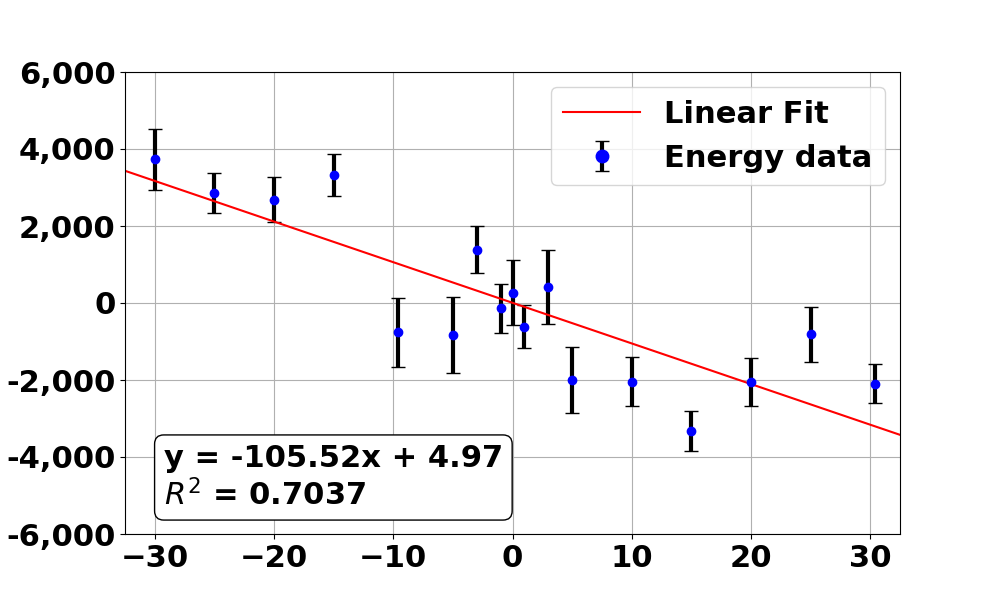

The script that saved this image:
import matplotlib.pyplot as plt
import numpy as np
import matplotlib.font_manager as fm

# Define the transfer percentages (positive: donor to acceptor, negative: acceptor to donor)
percentages = np.array([
    0,                      # Basal
    5, 10, 15, 20, 25, 30.4,    # Donor to acceptor
    -5, -9.6, -15, -20, -25, -30,  # Acceptor to donor
    1, 3,
    -1, -3
])

# Corresponding total_Ave energy values
energies = np.array([
    -1639750.9700000002,           # Basal
    -1642016.4100000001, -1642057.83, -1643334.02, -1642056.15, -1640822.4700000002, -1642110.95, # donor to acceptor
    -1640834.83, -1640776.6, -1636698.4, -1637325.5899999999, -1637155.74, -1636282.39,
    -1640624.3199999998, -1639597.15,
    -1640150.77, -1638624.45
])

energies_error_1 = np.array([
    844.0,
    858.0, 634.0, 522.0, 627.0, 713.0, 508.0,
    987.0, 892.0, 544.0, 573.0, 528.0, 801.0,
    554.0, 957.0,
    634.0, 615.0
])
energies_error_2 = np.array([
    3111.95,
    3024.036, 2575.709, 2584.115, 2371.67, 2458.519, 2448.5429999999997,
    3222.515, 2944.7619999999997, 2620.107, 2504.505, 2697.82, 2690.561,
    2312.398, 3007.367,
    2895.656, 2508.193
])
energies_error_to_use = energies_error_1
energies -= np.mean(energies)

# Fit linear regression
coefficients = np.polyfit(percentages, energies, 1)
linear_fit = np.poly1d(coefficients)
# Generate x values from -30 to 30 for smooth fit line
x_fit = np.linspace(-32.5, 32.5, 200)
y_fit = linear_fit(x_fit)

# Plotting
plt.figure(figsize=(10, 6))
# plt.scatter(percentages, energies, color='blue', label='Energy data')
plt.errorbar(
    percentages,
    energies,
    yerr=energies_error_to_use,
    fmt='o',                   # 'o' for circular markers
    color='blue',
    ecolor='black',            # Error bar color
    elinewidth=3,              # Bold error bar lines
    capsize=5,                 # End caps on error bars
    label='Energy data'
)
plt.plot(x_fit, y_fit, color='red', label='Linear Fit')

plt.xticks(fontsize=22, fontweight='bold')
plt.yticks(fontsize=22, fontweight='bold')
plt.legend(
    fontsize=22,
    prop=fm.FontProperties(weight='bold', size=22),
    loc='best',
    markerscale=1.5,       # Enlarge the markers in legend
    handlelength=2.5       # Enlarge the line segment in legend
)

plt.xlim(-32.5, 32.5)
plt.ylim(-6000, 6000)
plt.grid(True)

import matplotlib.ticker as ticker
plt.gca().yaxis.set_major_formatter(ticker.FuncFormatter(lambda x, _: f'{int(x):,}'))

# Calculate R^2
fit_line = linear_fit(percentages)
from sklearn.metrics import r2_score
r_squared = r2_score(energies, fit_line)

# Create annotation string
fit_eq = f"y = {coefficients[0]:.2f}x + {coefficients[1]:.2f}\n$R^2$ = {r_squared:.4f}"

# Add text to the image (bottom right corner)
plt.text(
    0.05, 0.05, fit_eq,
    fontsize=22,
    fontweight='bold',
    ha='left',
    va='bottom',
    transform=plt.gca().transAxes,
    bbox=dict(facecolor='white', edgecolor='black', boxstyle='round,pad=0.3')
)

# Show plot
plt.savefig("20 PS 20 Cholesterol.png")
